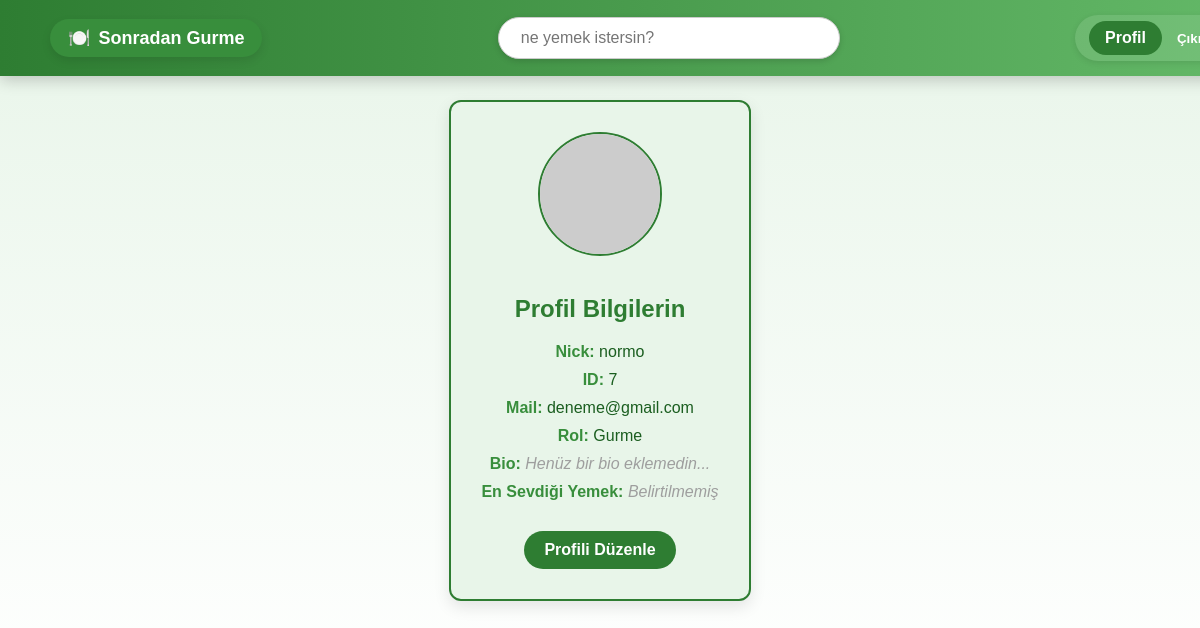
/users/profile/ (signed in), run on an earlier commit of the app's database.
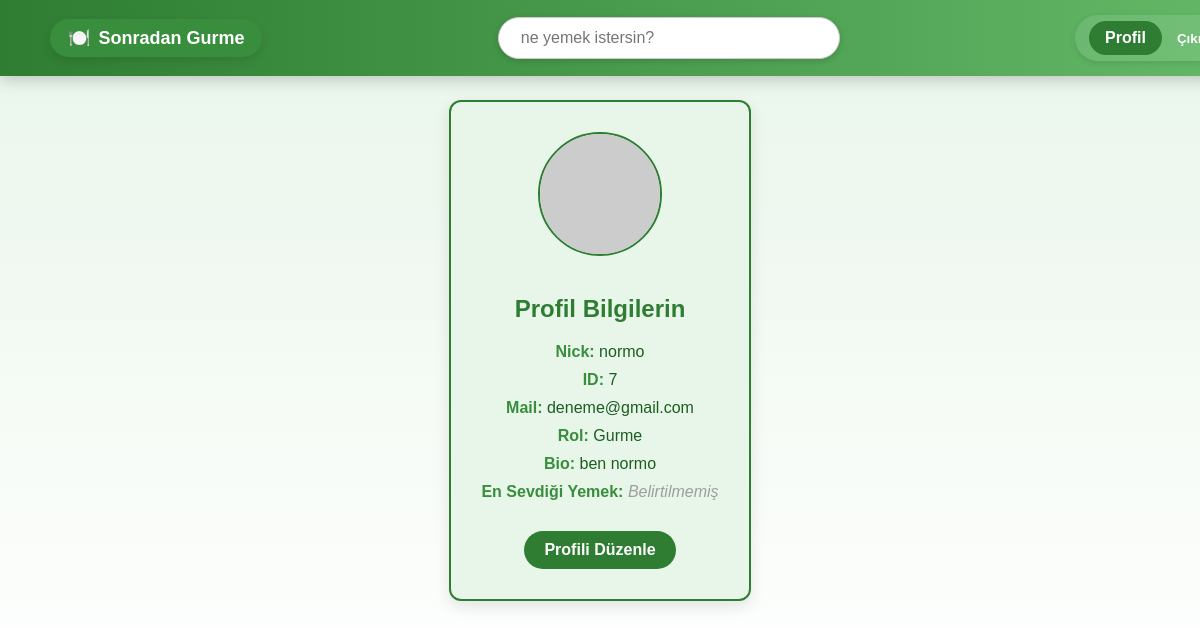
And on a later commit of the database.
### sgapp/models.py (models this page shows, shortened)
class User(AbstractUser):
    ROLE_CHOICES = (
        ('normal', 'Normal Kullanıcı'),
        ('gurme', 'Gurme'),
        ('moderator', 'Moderatör'),
    )
    role = models.CharField(max_length=10, choices=ROLE_CHOICES, default='normal')
    bio = models.TextField(blank=True)
    profile_picture = models.ImageField(upload_to='profiles/', null=True, blank=True)
    favorite_dish = models.CharField(max_length=100, blank=True, null=True)

### users/views.py (the view)
# urls.py: path('profile/', views.profile, name='profile'),
@login_required
def profile(request):
    return render(request, "users/profile.html") # id görmke için ekledik bnu

### templates/users/profile.html (shortened to what this page needs)
{% extends "base.html" %}
{% block content %}
<div class="profile-box">
    {% if user.profile_picture %}
        <img src="{{ user.profile_picture.url }}" alt="Profil Fotoğrafı" class="profile-pic">
    {% else %}
        <img src="https://via.placeholder.com/120x120.png?text=Profil" alt="Profil Fotoğrafı" class="profile-pic">
    {% endif %}
    <h2>Profil Bilgilerin</h2>
    <p><strong>Nick:</strong> {{ user.username }}</p>
    <p><strong>ID:</strong> {{ user.id }}</p>
    <p><strong>Mail:</strong> {{ user.email }}</p>
    <p><strong>Rol:</strong>
        {% if user.role == "moderator" %}
            Moderatör
        {% elif user.role == "gurme" %}
            Gurme
        {% else %}
            Normal Kullanıcı
        {% endif %}
    </p>
    <p><strong>Bio:</strong>
        {% if user.bio %}
            {{ user.bio }}
        {% else %}
            <span class="empty-info">Henüz bir bio eklemedin...</span>
        {% endif %}
    </p>
    <p><strong>En Sevdiği Yemek:</strong>
        {% if user.favorite_dish %}
            {{ user.favorite_dish }}
        {% else %}
            <span class="empty-info">Belirtilmemiş</span>
        {% endif %}
    </p>
    <a href="{% url 'update_profile' %}" class="edit-btn">Profili Düzenle</a>
</div>
{% endblock %}

### templates/base.html (shortened to what this page needs)
<!DOCTYPE html>
<html lang="tr">
<head>
    {% load static %}
    <link rel="stylesheet" href="{% static 'css/styles.css' %}">
</head>
<body>
    <nav class="navbar">
        <a href="{% url 'main_page' %}" class="logo">
            🍽️ <span>Sonradan Gurme</span>
        </a>
        <div class="search-box">
            <input type="text" placeholder="ne yemek istersin?">
        </div>
        <div class="buttons">
            {% if request.path == "/" %}
                <a href="{% url 'login' %}" class="btn">Giriş Yap</a>
                <a href="{% url 'register' %}" class="btn-outline">Kaydol</a>
            {% else %}
                {% if user.is_authenticated %}
                    <a href="{% url 'profile' %}" class="btn">Profil</a>
                    <form method="POST" action="{% url 'logout' %}" style="display:inline;">
                        <button type="submit" class="btn-outline" style="background:none; border:none; padding:0; cursor:pointer;">Çıkış Yap</button>
                    </form>
                {% else %}
                    <a href="{% url 'login' %}" class="btn">Giriş Yap</a>
                    <a href="{% url 'register' %}" class="btn-outline">Kaydol</a>
                {% endif %}
            {% endif %}
        </div>
    </nav>
    {% block content %}
    {% endblock %}
</body>
</html>

### static/css/styles.css (style rules this page uses)
body { font-family: 'Poppins', sans-serif; background: linear-gradient(to bottom, #e8f5e9, #ffffff); color: #333; margin: 0; padding: 0; display: flex; flex-direction: column; align-items: center; }
.navbar { background: linear-gradient(to right, #2e7d32, #66bb6a); color: white; display: flex; justify-content: space-between; align-items: center; padding: 15px 50px; position: fixed; width: 100%; top: 0; left: 0; box-shadow: 0px 4px 15px rgba(0, 0, 0, 0.2); z-index: 100; }
.navbar .logo { display: inline-flex; align-items: center; gap: 8px; background-color: #388e3c; padding: 8px 18px; border-radius: 30px; font-size: 18px; font-weight: bold; color: white !important; text-decoration: none; transition: all 0.3s ease; box-shadow: 0px 4px 10px rgba(0, 0, 0, 0.1); }
.navbar .search-box { background: white; padding: 10px 15px; border-radius: 25px; border: 1px solid #ccc; width: 300px; box-shadow: 0px 2px 6px rgba(0, 0, 0, 0.1); transition: 0.3s; }
.navbar .search-box { background: white; padding: 10px 20px; border-radius: 30px; width: 300px; box-shadow: 0px 2px 6px rgba(0, 0, 0, 0.15); display: flex; align-items: center; }
.navbar .search-box input { background: transparent; border: none; outline: none; width: 100%; font-size: 16px; color: #333; }
.navbar .buttons { display: flex; gap: 15px; align-items: center; background-color: rgba(255, 255, 255, 0.1); padding: 6px 14px; border-radius: 25px; box-shadow: 0 2px 6px rgba(0, 0, 0, 0.1); }
a.btn, button.btn { background-color: #2e7d32; color: white; padding: 8px 16px; border: none; border-radius: 20px; font-weight: bold; text-decoration: none; cursor: pointer; }
a.btn-outline, button.btn-outline { background-color: transparent; color: white; border: 2px solid white; padding: 8px 16px; border-radius: 20px; font-weight: bold; text-decoration: none; cursor: pointer; transition: all 0.3s ease-in-out; }

### templates/users/profile.html (style rules this page uses)
.profile-box { background-color: #e8f5e9; border: 2px solid #2e7d32; border-radius: 12px; padding: 30px; max-width: 500px; margin: 100px auto; box-shadow: 0 6px 16px rgba(0, 0, 0, 0.1); text-align: center; font-family: 'Poppins', sans-serif; }
.profile-box h2 { color: #2e7d32; margin-bottom: 20px; }
.profile-box p { margin: 10px 0; color: #1b5e20; font-size: 16px; }
.profile-box strong { color: #388e3c; }
.profile-pic { width: 120px; height: 120px; border-radius: 50%; object-fit: cover; margin-bottom: 15px; border: 2px solid #2e7d32; }
.empty-info { color: #9e9e9e; font-style: italic; }
.edit-btn { display: inline-block; margin-top: 20px; padding: 10px 20px; background-color: #2e7d32; color: white; border-radius: 20px; text-decoration: none; font-weight: bold; transition: all 0.3s ease; }

What changed in the data, as far as the page shows it:
changed User "normo": bio (not shown) → "ben normo"
Also different on the page:
text no longer shown: "Henüz bir bio eklemedin..."
